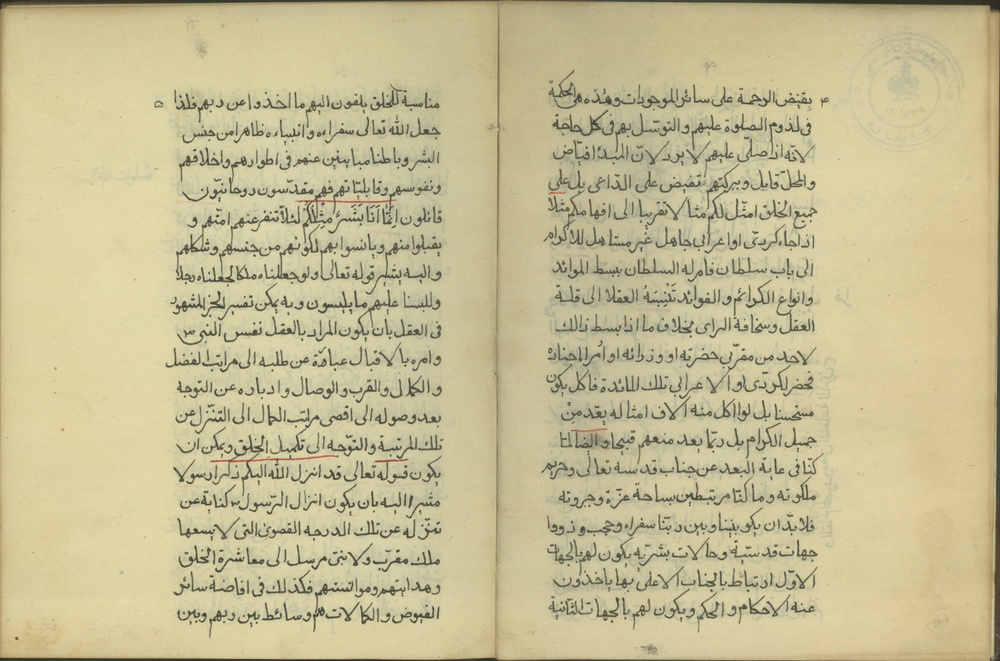
#> input picture Comparison_codes/line_detection_hocr_or_x_y_projection/HW_hocr/1.jpg, 1000 x 661 px, shrunk from 3651 x 2415 before the run
$ python -i rect_lines_with_hOCR.py   (imports and definitions only)
#> lines starting #> are read from the running program, lines starting #| are printed output that depends on the picture; after the words box and inside, x2 and y2 are one past the last pixel; in counts of white or black regions, pixels touching at a corner belong together
from lxml import etree
import cv2
import pytesseract

def find_line_by_hocr(file_name):

#> called with file_name = 'HW_hocr/1.jpg'
    img = cv2.imread(file_name,0)
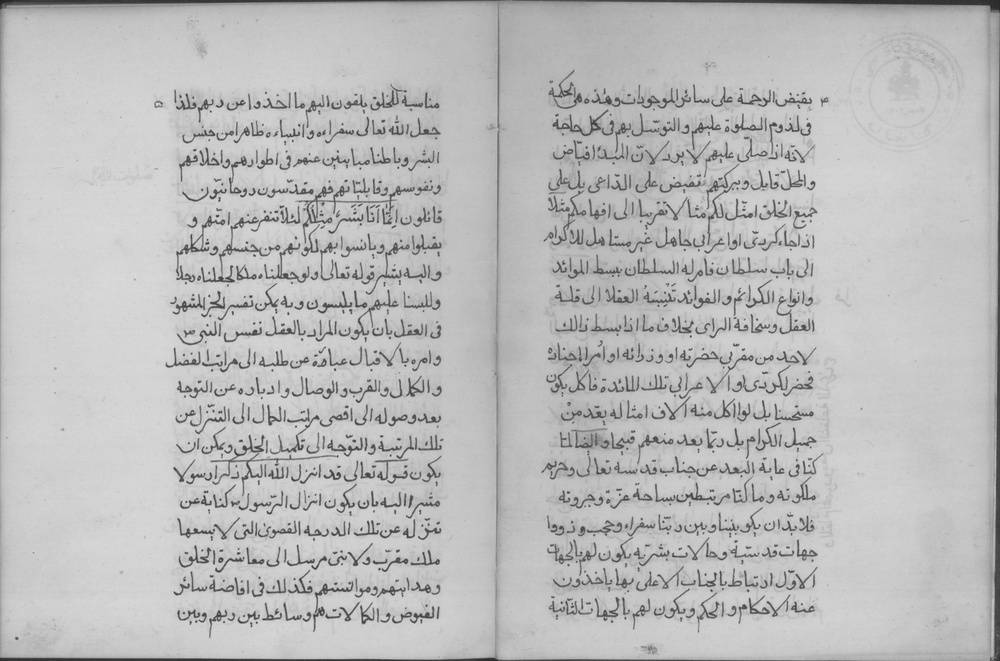
#> img: shape (661, 1000); min 32, max 219, mean 187.7
    blur = cv2.GaussianBlur(img, (5, 5), 0)
    ret, otsu = cv2.threshold(blur, 0, 255, cv2.THRESH_BINARY + cv2.THRESH_OTSU)
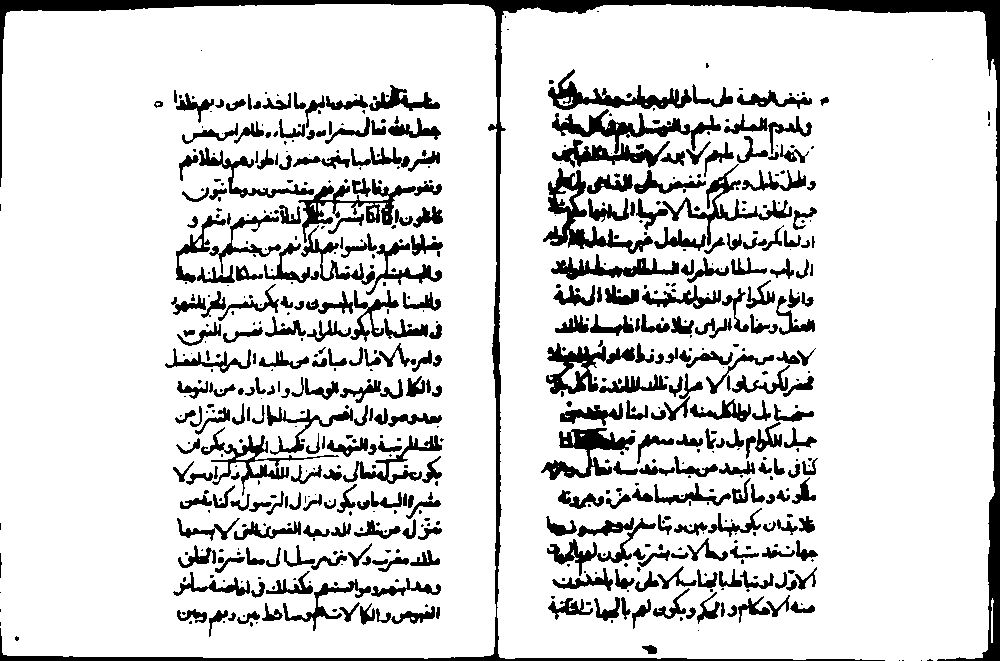
#> otsu: shape (661, 1000); 84.9% white; 662 black regions (331 under 20 px), largest, box (x1, y1, x2, y2) and area: (0, 0, 1000, 661) 18740, (543, 168, 653, 254) 2180, (552, 109, 721, 154) 1882
#> ret = 168

    try:
#> (the run stopped early here; a loop or call above may not have finished)

$ run again, on Comparison_codes/line_detection_hocr_or_x_y_projection/HW_hocr/4.jpg
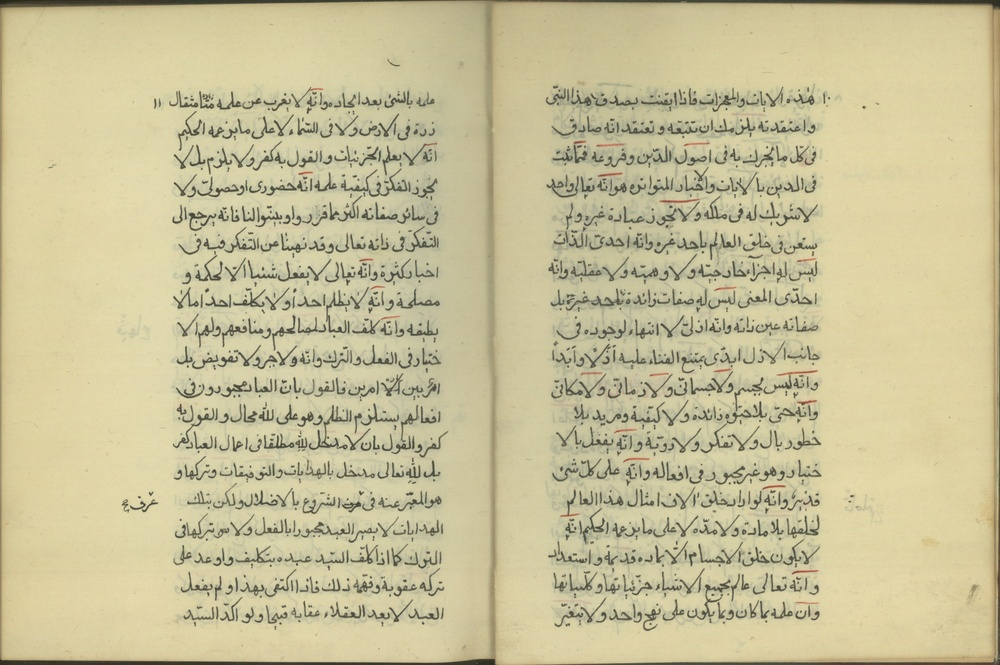
#> input picture Comparison_codes/line_detection_hocr_or_x_y_projection/HW_hocr/4.jpg, 1000 x 665 px, shrunk from 3630 x 2413 before the run
#> in find_line_by_hocr, `img = cv2.imread(file_name,0)`:
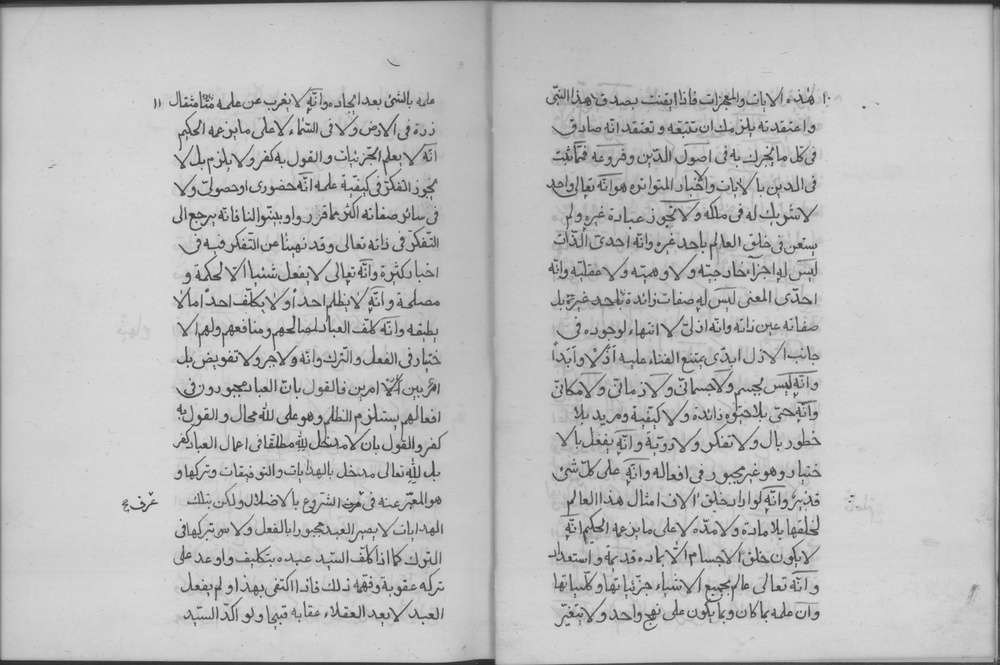
#> img: shape (665, 1000); min 32, max 221, mean 190.4
#> in find_line_by_hocr, `ret, otsu = cv2.threshold(blur, 0, 255, cv2.THRESH_BINARY + cv2.THRESH..`:
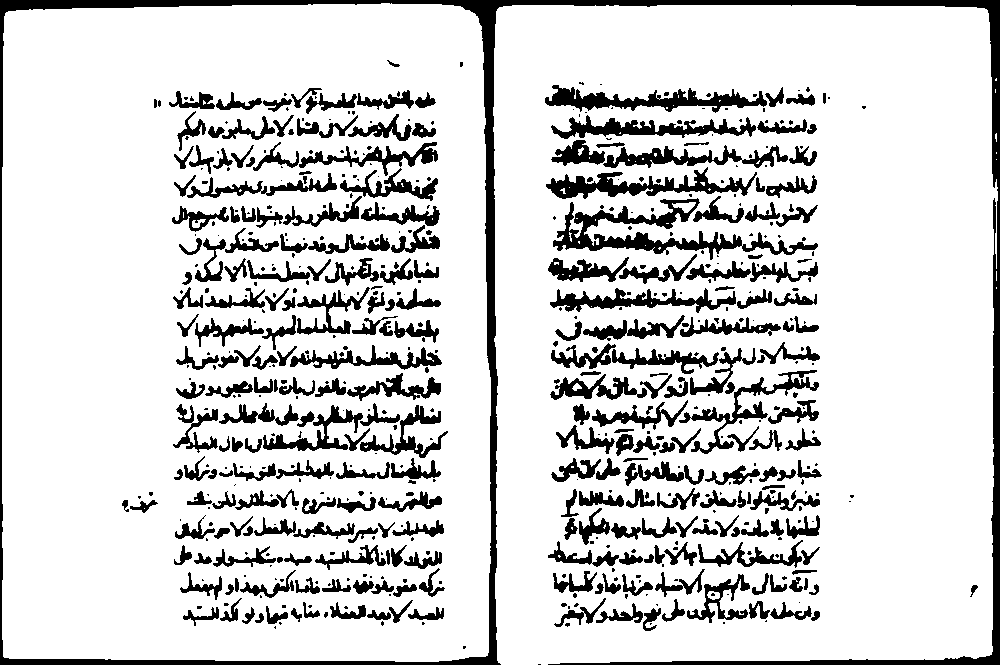
#> otsu: shape (665, 1000); 83.5% white; 602 black regions (326 under 20 px), largest, box (x1, y1, x2, y2) and area: (0, 0, 1000, 665) 21845, (553, 198, 818, 260) 4077, (545, 85, 767, 113) 2495
#> ret = 171
